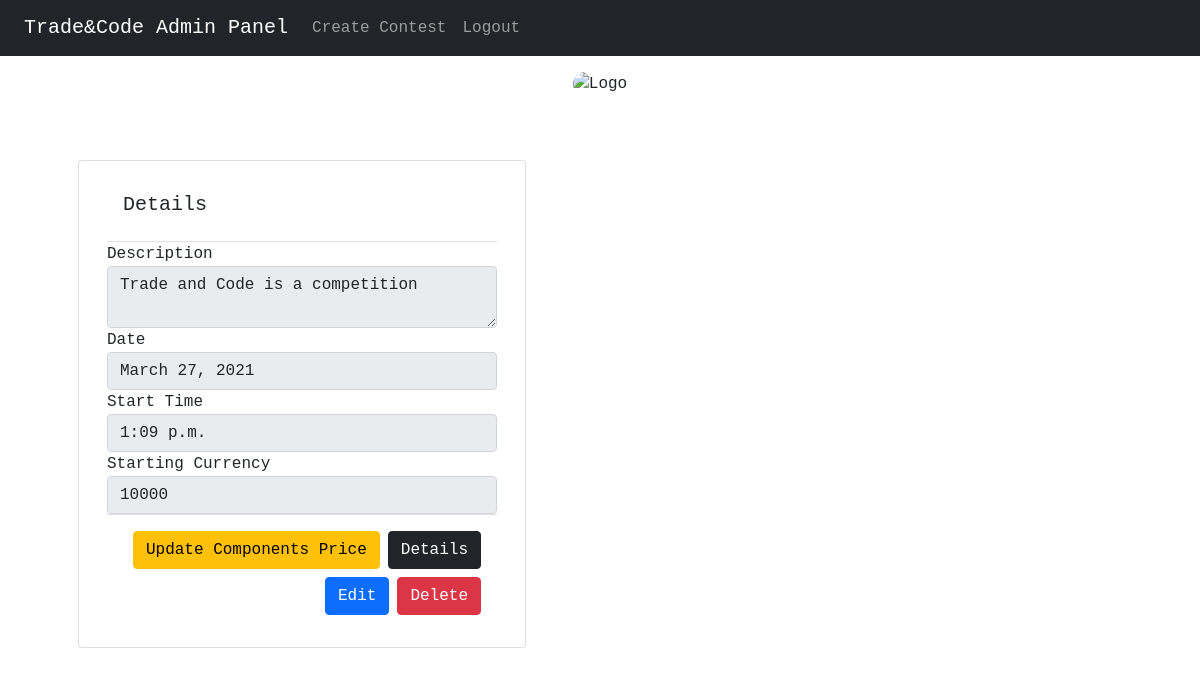
/adminPanel/ (signed in), run on an earlier commit of the app's database.
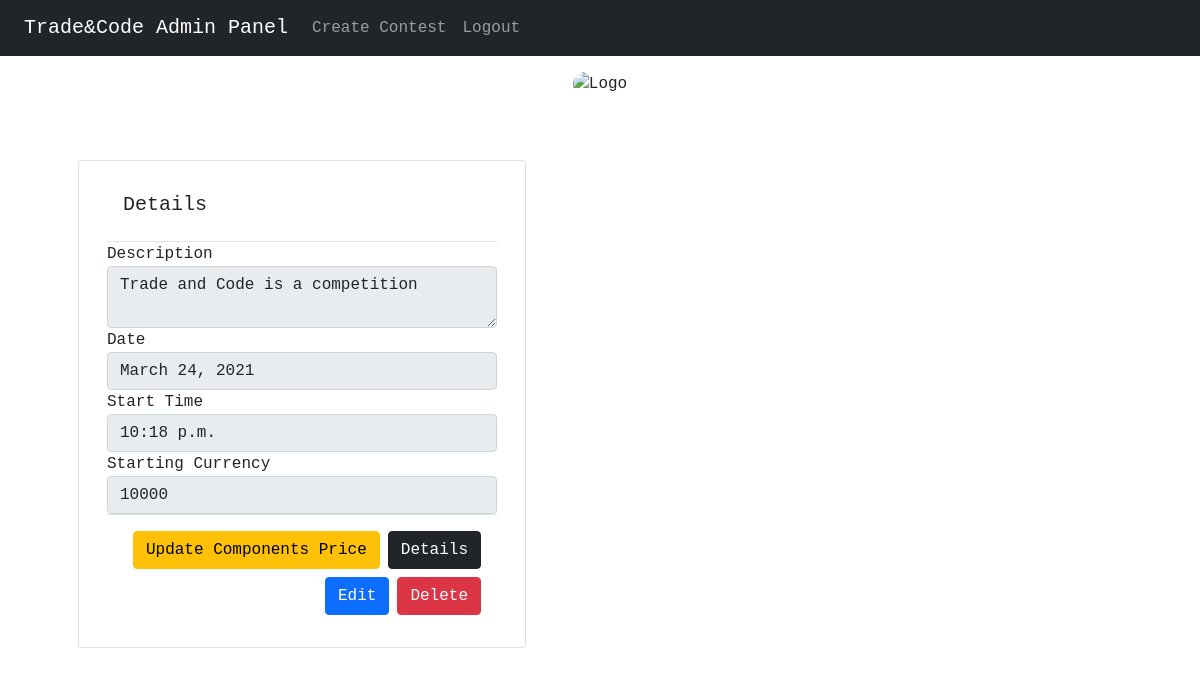
And on a later commit of the database.
### models/models.py (models this page shows, shortened)
class Contest(models.Model):
    id = models.CharField(max_length=256, default=uuid.uuid4, primary_key=True)
    description = models.TextField(max_length=4000)
    rounds = models.PositiveSmallIntegerField()
    date = models.DateField()
    start_time = models.TimeField()
    money_at_start = models.PositiveBigIntegerField()

### adminpanel/views.py (the view)
# urls.py: path('', GetContests, name="ContestsList"),
@login_required
@staff_member_required
def GetContests(request):
    contests = Contest.objects.all()
    return render(request, "details/contests.html", {"docTitle": "Contests", "contests": contests})

### templates/details/contests.html (shortened to what this page needs)
{% extends 'base/base.html' %}
{% block content %}
    <div class="container">
        <div style="padding: 1rem; text-align: center">
            <img style="height: 25vh; border-radius: 2rem" alt="Logo"
                 src="https://firebasestorage.googleapis.com/v0/b/tradeandcode.appspot.com/o/cover.png?alt=media&token=f61f3620-38df-49f5-88f5-bd0fbc69263f "/>
        </div>
        <div class="row">
            {% for contest in contests %}
                <div class="card" style="width: 28rem; margin: 3rem">
                    <div class="card-body">
                        <div class="modal-header">
                            <h5 class="card-title">Details</h5>
                        </div>
                        <div>
                            <div>
                                <label>Description</label>
                                <textarea disabled class="form-control">{{ contest.description }}</textarea>
                            </div>
                            <div class="form-group">
                                <label>Date</label>
                                <input value="{{ contest.date }}" disabled class="form-control"/>
                            </div>
                            <div class="form-group">
                                <label>Start Time</label>
                                <input value="{{ contest.start_time }}" disabled class="form-control"/>
                            </div>
                            <div class="form-group">
                                <label>Starting Currency</label>
                                <input value="{{ contest.money_at_start }}" disabled class="form-control"/>
                            </div>
                        </div>
                        <div class="modal-footer">
                            <div style="display: block">
                                {% if request.user.is_superuser %}
                                    <a href="{% url 'update-components-price' contest.id %}">
                                        <button class="btn btn-primary btn-warning">Update Components Price</button>
                                    </a>
                                {% endif %}
                            </div>
                            <a href="{% url 'contest-details' contest.id %}">
                                <button class="btn btn-dark">Details</button>
                            </a>
                            {% if request.user.is_superuser %}
                                <a href="{% url 'update-contest' contest.id %}">
                                    <button class="btn btn-primary">Edit</button>
                                </a>
                            {% endif %}
                            {% if request.user.is_superuser %}
                                <a href="{% url 'delete-contest' contest.id %}">
                                    <button class="btn btn-primary btn-danger">Delete</button>
                                </a>
                            {% endif %}
                        </div>
                    </div>
                </div>
            {% empty %}
                <h1>No contests present</h1>
            {% endfor %}
        </div>
    </div>
{% endblock %}

What changed in the data, as far as the page shows it:
changed Contest "Trade and Code is a competition": date "March 27, 2021" → "March 24, 2021"; start_time "1:09 p.m." → "10:18 p.m."
